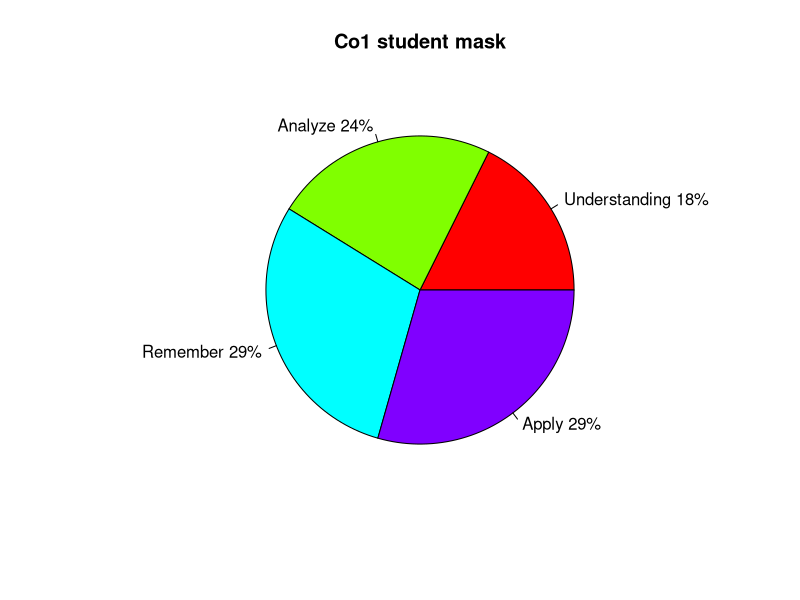
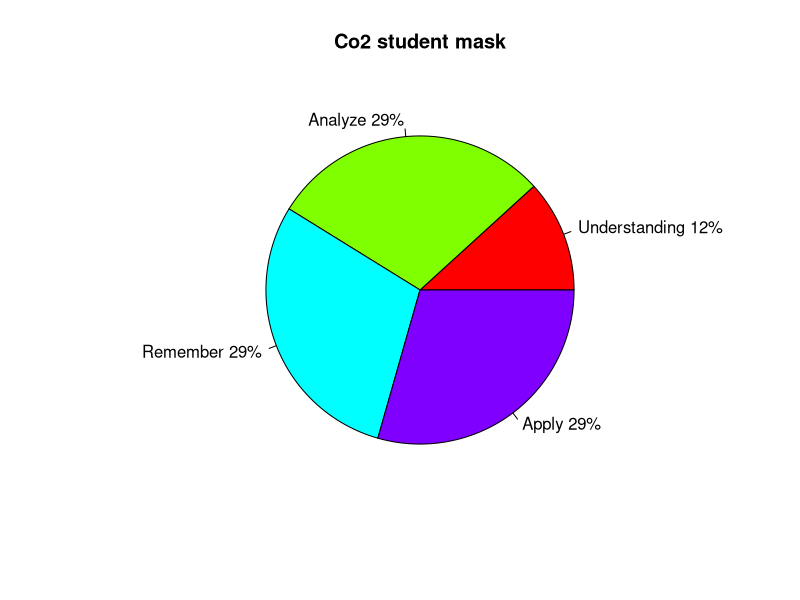
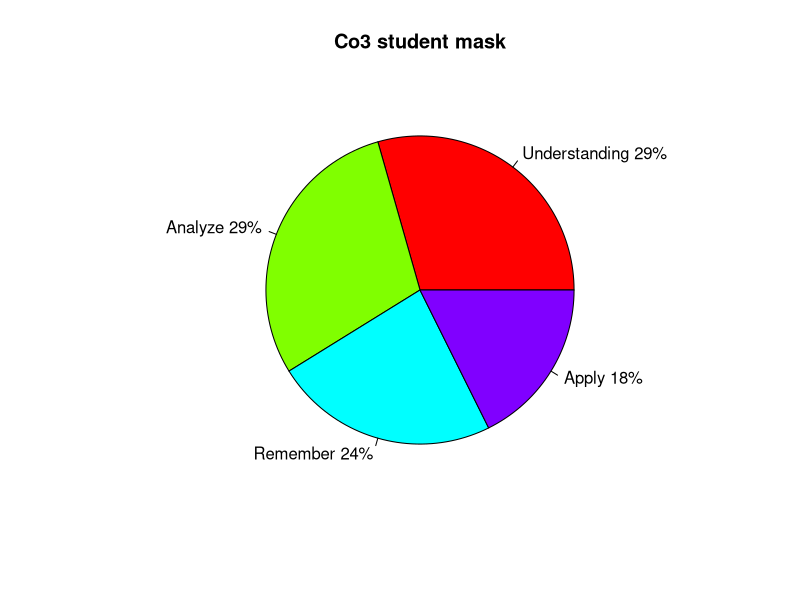
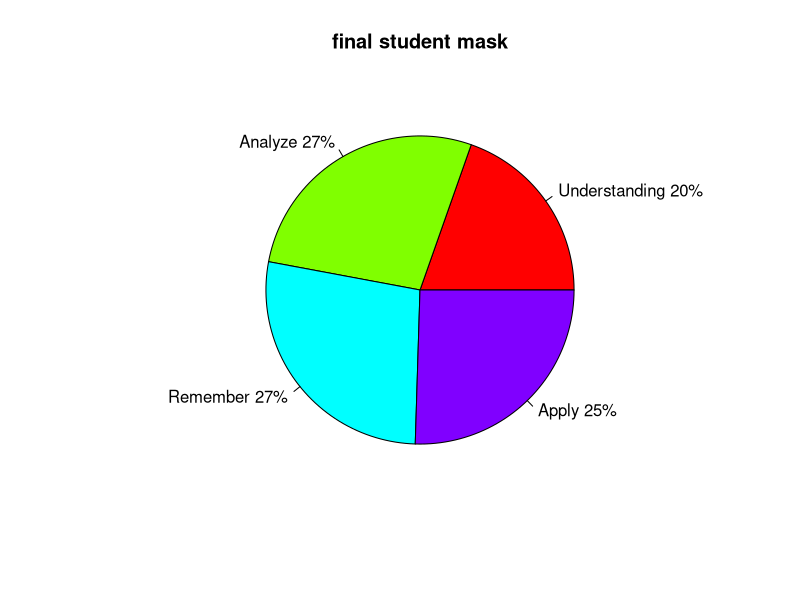
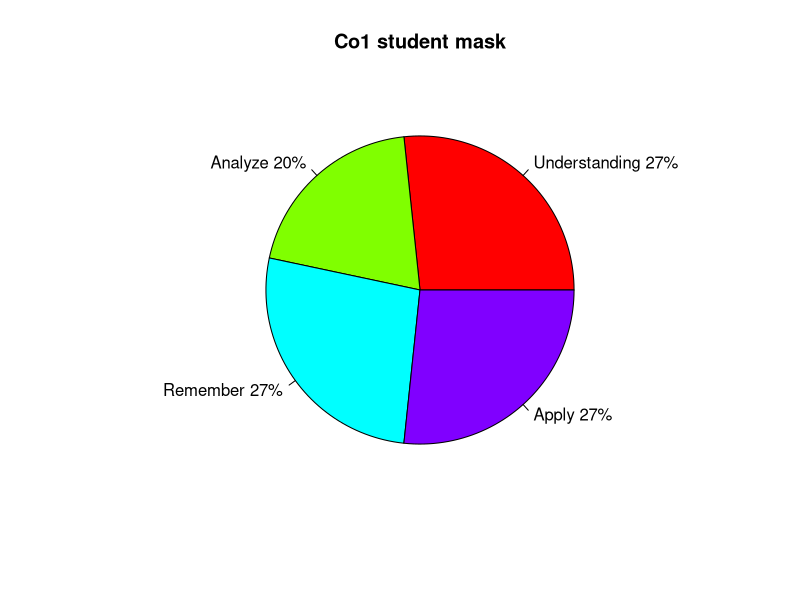
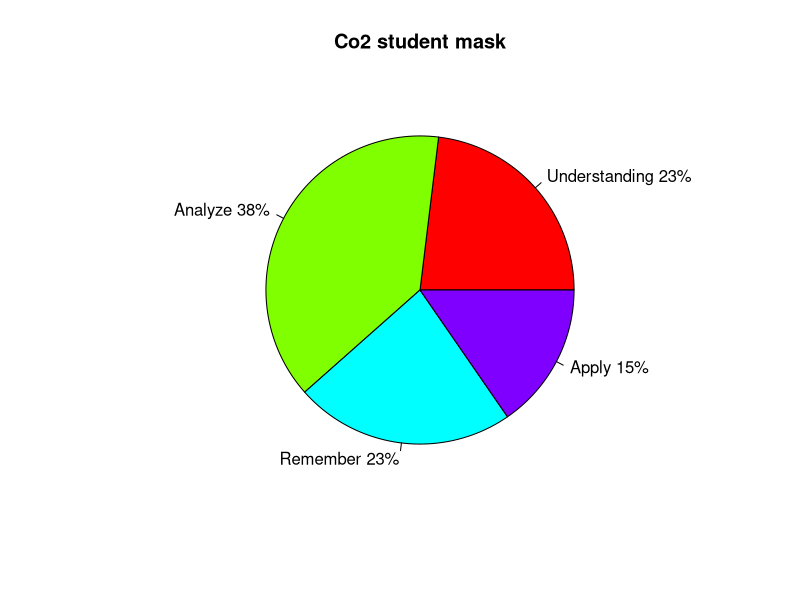
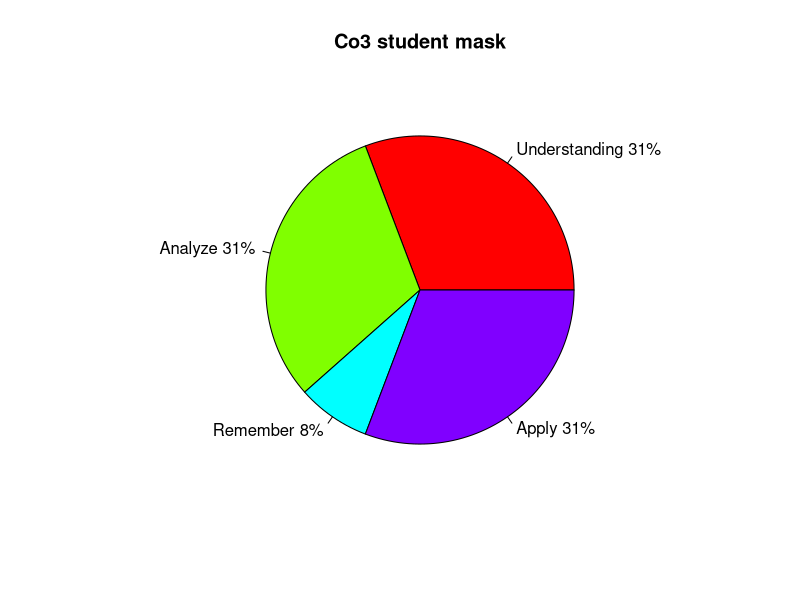
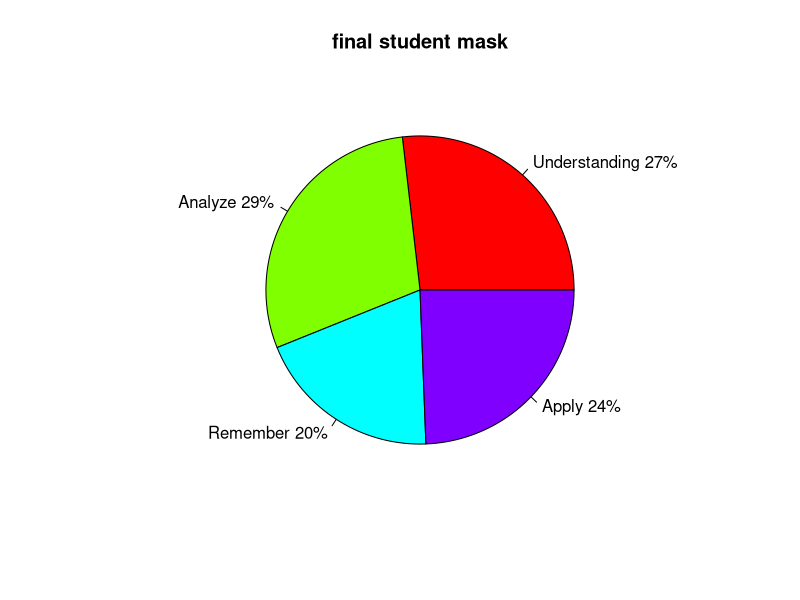

These figures' R source, in order:
data<-read.csv('student.csv')
label<-c("Understanding","Analyze","Remember","Apply")
count<-0
for(count in 0:4)
{
  start<-(3*count+1)
  end<-(3*count+3)
  std<-data[start:end,3:6]
  co1<-cbind(as.integer(cbind(std[1,])))
  co2<-cbind(as.integer(cbind(std[2,])))
  co3<-cbind(as.integer(cbind(std[3,])))
  pct1 <- round(co1/sum(co1)*100)
  label1 <- paste(label, pct1)
  label2 <- paste(label1,"%",sep="")
  pie(co1,label2,main="Co1 student mask",col=rainbow(length(label)))
  pct2 <- round(co2/sum(co2)*100)
  label3 <- paste(label, pct2)
  label4 <- paste(label3,"%",sep="")
  pie(co2,label4,main="Co2 student mask",col=rainbow(length(label)))
  pct3 <- round(co3/sum(co3)*100)
  label5 <- paste(label, pct3)
  label6 <- paste(label5,"%",sep="")
  pie(co3,label6,main="Co3 student mask",col=rainbow(length(label)))
  final<-cbind(mean(as.integer(std[1:3,1])),mean(as.integer(std[1:3,2])),mean(as.integer(std[1:3,3])),mean(as.integer(std[1:3,4])))
  pct4 <- round(final/sum(final)*100)
  label7 <- paste(label, pct4)
  label8 <- paste(label7,"%",sep="")
  pie(final,label8,main="final student mask",col=rainbow(length(label)))
}
total<-c(min(as.integer(data[,3])),min(as.integer(data[,4])),min(as.integer(data[,5])),min(as.integer(data[,6])))
barplot(total,names.arg=label,xlab="Bloom knowledge",ylab="score",col="Green",
        main="Overall chart",border="red")
new_data<-t(rbind(c(mean(as.integer(data[1,3:6]))),c(as.integer(data[4,3:6])),c(as.integer(data[7,3:6])),c(as.integer(data[10,3:6])),c(as.integer(data[14,3:6]))))
colors = c("green","blue","yellow","red")
students<- c("harsh","shubham","shivam","parth","vipul")
barplot(new_data, main = "final chart", names.arg = students, xlab = "Students", ylab = "score", col = colors)
legend("topleft", label, cex = .5, fill = colors)

